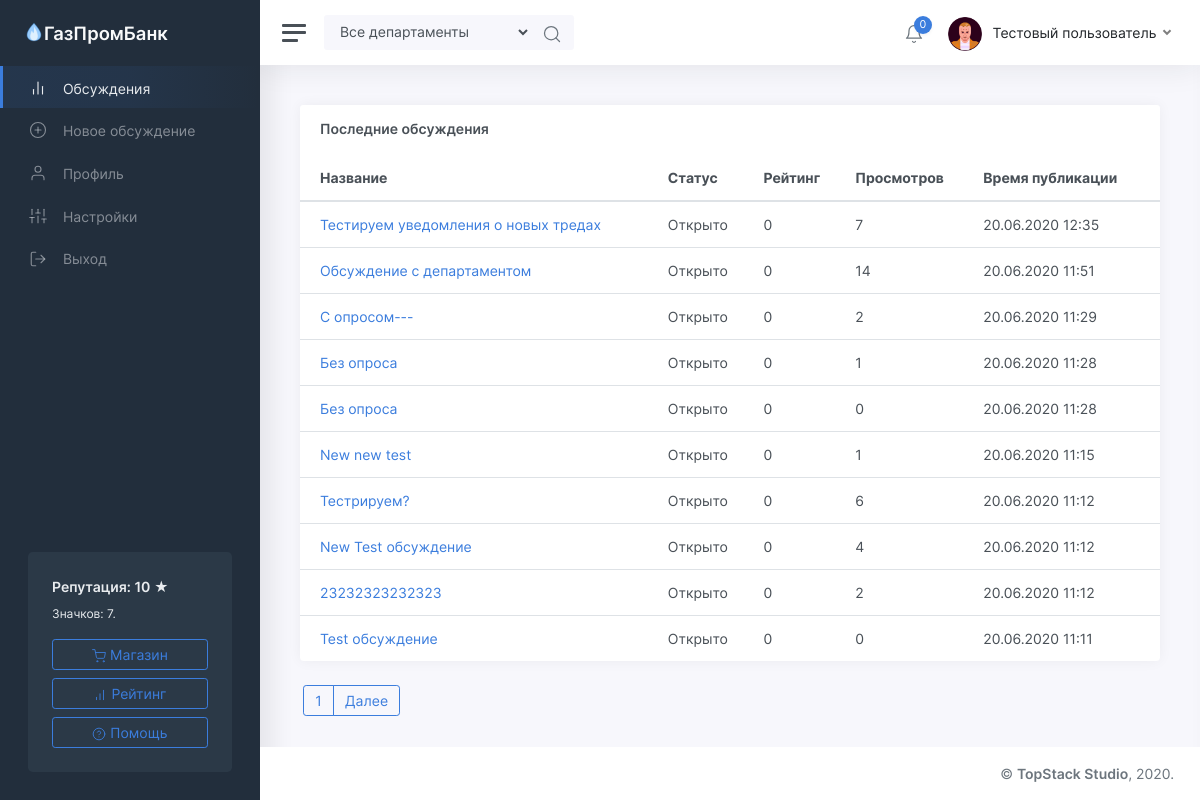
Page /threads (signed in) on the earlier database version.
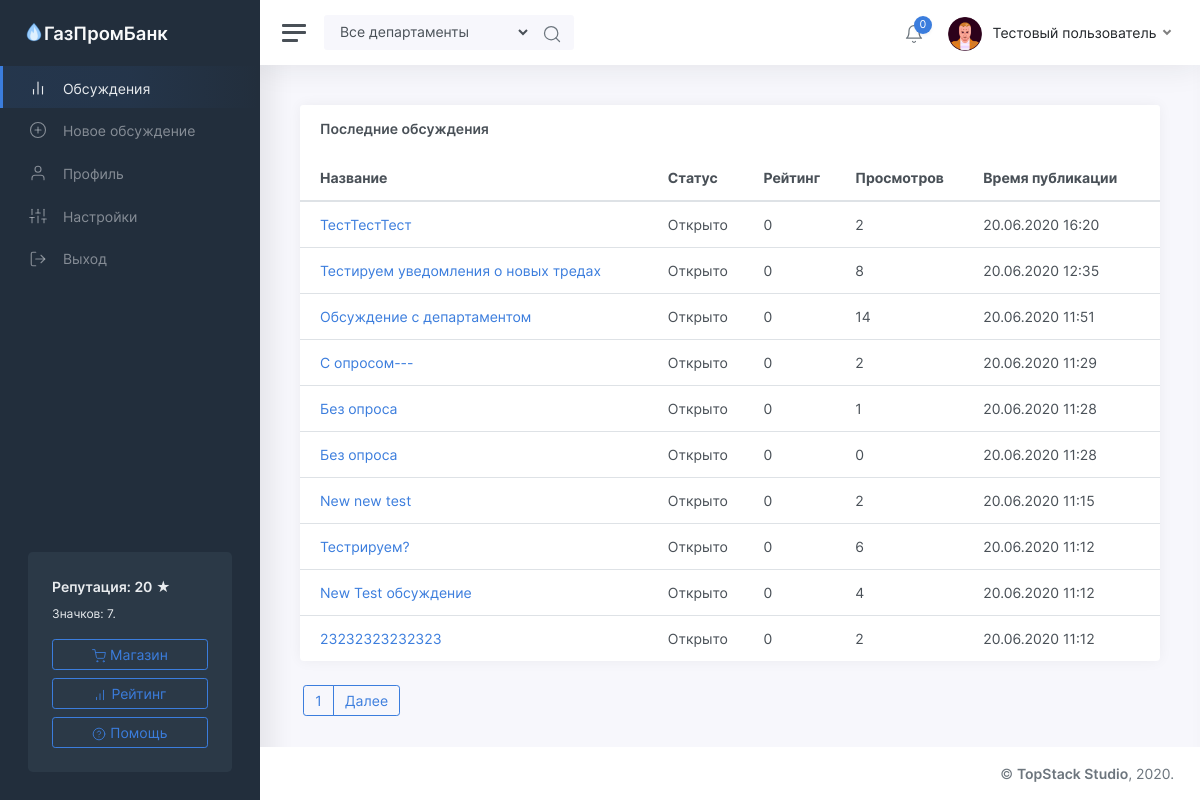
Same page on the later database version.
### tables this page shows
CREATE TABLE "users" (
	"id"	INTEGER NOT NULL UNIQUE,
	"password"	TEXT NOT NULL,
	"email"	TEXT NOT NULL UNIQUE,
	"status"	TEXT NOT NULL,
	"rating"	INTEGER NOT NULL,
	"moderator"	INTEGER,
	"blocked"	INTEGER,
	"description"	TEXT,
	"name"	TEXT NOT NULL,
	"avatar"	INTEGER,
	"badges"	TEXT,
	"department"	TEXT,
	PRIMARY KEY("id")
);

CREATE TABLE "threads" (
	"id"	INTEGER NOT NULL UNIQUE,
	"owner"	INTEGER NOT NULL,
	"title"	TEXT NOT NULL,
	"content"	TEXT,
	"date"	INTEGER,
	"up"	INTEGER,
	"down"	INTEGER,
	"views"	INTEGER,
	"status"	TEXT,
	"department"	TEXT,
	PRIMARY KEY("id")
);

### app/views.py (the view)
@app.route('/threads')
def listOfThreads():
	department = request.args.get('department')
	if isNull(department) or department not in departments:
		return render_template('threads.html', user=getUser(session['id']), threads=getThreads(), message=request.args.get('from'), departments=departments)
	else:
		return render_template('threads_by_department.html', user=getUser(session['id']), threads=getThreadsByDepartment(department), departments=departments, selected_department=department)

### app/functions.py (called while the page is built)
def isNull(argument):
	return argument in ['', None]

def getUser(identifier):
	conn = sqlite3.connect(db_path)
	conn.row_factory = sqlite3.Row
	cursor = conn.cursor()
	cursor.execute('SELECT * FROM users where id="%s"' % identifier)
	user = cursor.fetchone()
	if user:
		user = dict(user)
		user['badges'] = json.loads(user['badges'])
		user['notifications'] = getNotifications(identifier)
	return user

def statusToText(status):
	return statuses[status]

def fromTimestamp(timestamp):
	return datetime.utcfromtimestamp(timestamp + 3600 * 3).strftime('%d.%m.%Y %H:%M')

def getThreads(offset=0, count=10):
	conn = sqlite3.connect(db_path)
	conn.row_factory = sqlite3.Row
	cursor = conn.cursor()
	cursor.execute('SELECT id, title, date, up, down, status, views FROM threads ORDER BY date DESC')
	threads = cursor.fetchall()
	length = len(threads)
	if offset > 0:
		offset -= 1
	threads = threads[offset * 10:][:count]
	for x in range(len(threads)):
		threads[x] = dict(threads[x])
		threads[x]['status'] = statusToText(threads[x]['status'])
		threads[x]['date'] = fromTimestamp(threads[x]['date'])
	return (threads, length)

### templates/threads.html (shortened to what the changed rows need)
<!DOCTYPE html>
<html lang="ru">
	<head>
		<link href="/static/css/app.css" rel="stylesheet">
	</head>
	<body>
		<div class="wrapper">
			<nav id="sidebar" class="sidebar">
				<div class="sidebar-content js-simplebar">
					<div class="sidebar-cta">
						<div class="sidebar-cta-content">
							<strong class="d-inline-block mb-2">Репутация: {{user.rating}} &#9733;</strong>
							<div class="mb-3 text-sm">
								Значков: {{user.badges.__len__()}}.
							</div>
							<a href="/shop" class="btn btn-outline-primary btn-block"><i data-feather="shopping-cart"></i> Магазин</a>
							<a href="/rating" class="btn btn-outline-primary btn-block"><i data-feather="bar-chart"></i> Рейтинг</a>
							<a href="/help" class="btn btn-outline-primary btn-block"><i data-feather="help-circle"></i> Помощь</a>
						</div>
					</div>
				</div>
			</nav>
			<div class="main">
				<nav class="navbar navbar-expand navbar-light navbar-bg">
					<div class="navbar-collapse collapse">
						<ul class="navbar-nav navbar-align">
							<li class="nav-item dropdown">
								<a class="nav-link dropdown-toggle d-none d-sm-inline-block" href="#" data-toggle="dropdown">
								<img src="/static/img/avatars/{{user.avatar}}.png" class="avatar img-fluid rounded mr-1"/> <span class="text-dark">{{user.name}}</span>
								</a>
							</li>
						</ul>
					</div>
				</nav>
				<main class="content">
					<div class="container-fluid p-0">
						<div class="row">
							<div class="col-12 col-lg-12 col-xxl-9 d-flex">
								<div class="card flex-fill">
									<table class="table table-hover my-0">
										{% if threads[0] %}
											<thead>
												<tr>
													<th>Название</th>
													<th class="d-none d-md-table-cell">Статус</th>
													<th>Рейтинг</th>
													<th class="d-none d-md-table-cell">Просмотров</th>
													<th class="d-none d-md-table-cell">Время публикации</th>
												</tr>
											</thead>
											<tbody>
												{% for thread in threads[0] %}
													<tr>
														<td><a href="/thread/{{thread.id}}">{{thread.title}}</a></td>
														<td class="d-none d-md-table-cell">{{thread.status}}</td>
														<td>{{thread.up - thread.down}}</td>
														<td class="d-none d-md-table-cell">{{thread.views}}</td>
														<td class="d-none d-md-table-cell">{{thread.date}}</td>
													</tr>
												{% endfor %}
											</tbody>
										{% endif %}
									</table>
								</div>
							</div>
						</div>
					</div>
				</main>
			</div>
		</div>
	</body>
</html>

Differences in the rows shown:
no longer on this page (row unchanged): threads: title "Test обсуждение", status "Открыто", thread.up-thread.down "0", views "0", date "20.06.2020 11:11"
changed users "Тестовый пользователь": rating "10" → "20"
added threads: title "ТестТестТест", status "Открыто", thread.up-thread.down "0", views "2", date "20.06.2020 16:20"
changed threads "Тестируем уведомления о новых тредах": views "7" → "8"
changed threads "New new test": views "1" → "2"
